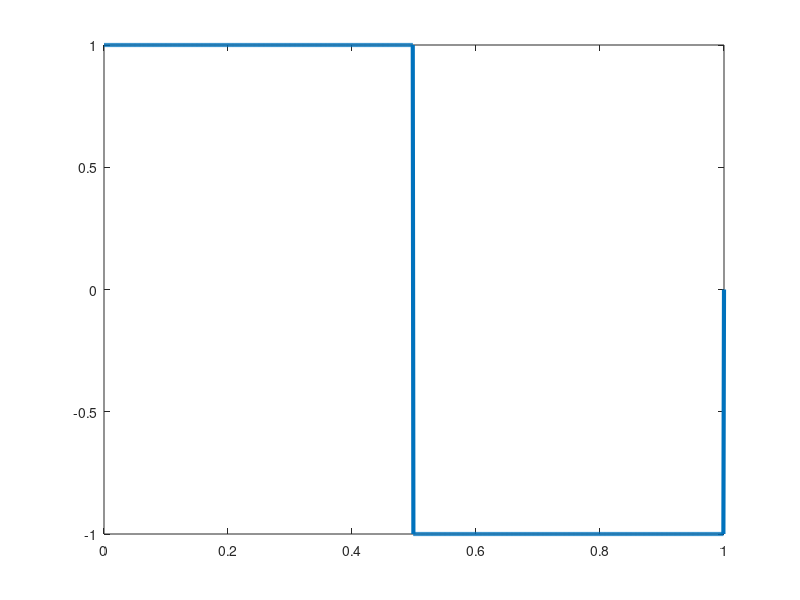

Reproduce this figure in MATLAB.
clear all;
close all;
clc;

bits = input('prompt');
bitrate = 1;
n = 1000;
T = length(bits)/bitrate;
N = n*length(bits);
dt = T/N;
t = 0:dt:T;
x = zeros(1,length(t));
lastbit = 1;
for i=1:length(bits)
  if bits(i)==0
    x((i-1)*n+1:(i-1)*n+n/2) = -lastbit;
    x((i-1)*n+n/2:i*n) = lastbit;
  else
    x((i-1)*n+1:(i-1)*n+n/2) = lastbit;
    x((i-1)*n+n/2:i*n) = -lastbit;
    lastbit = -lastbit;
  endif
endfor
plot(t, x, 'Linewidth', 3);
counter = 0;
lastbit = 1;
for i = 1:length(t)
  if t(i)>counter
    counter = counter + 1;
    if x(i)==lastbit
      result(counter) = 1;
      lastbit = -lastbit;
    else result(counter) = 0;
    endif
  endif
endfor
disp('Differential Manchester Decoding:');
disp(result);